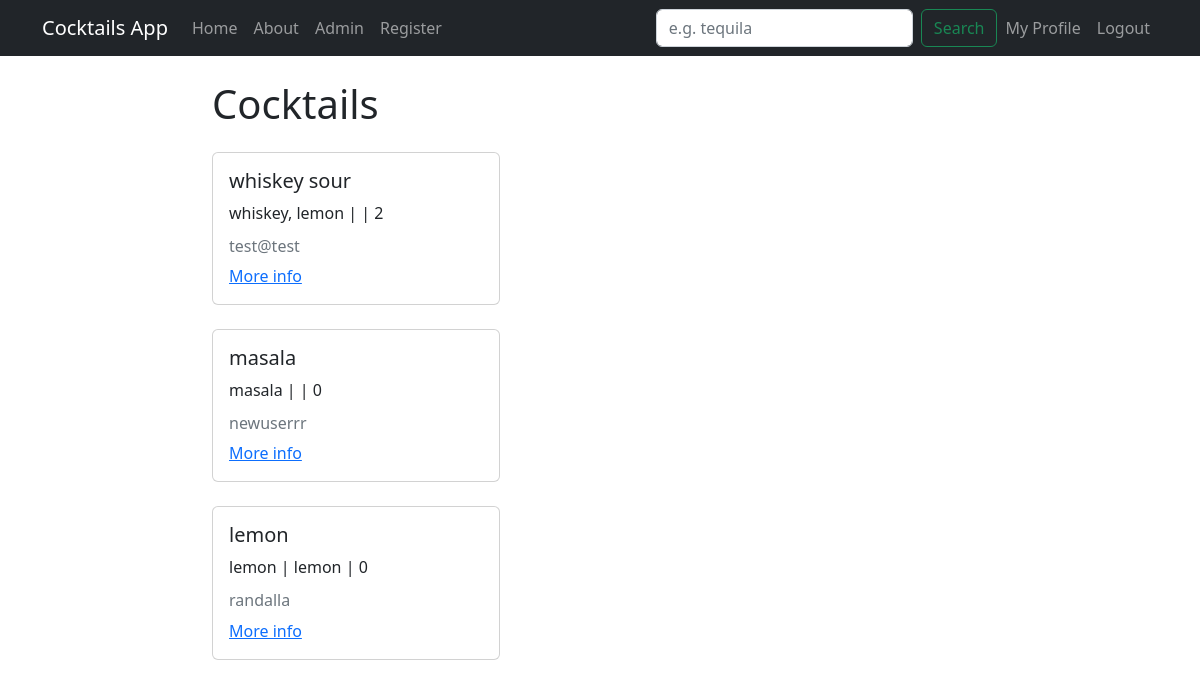
The app's page / (signed in) with its own data.
### cocktails/models.py (models this page shows, shortened)
class Cocktail(models.Model):
  name = models.CharField(max_length=100)
  notes = models.TextField(blank=True)
  ingredients = models.TextField()
  author = models.ForeignKey(User, on_delete=models.CASCADE)
  alcohol_content = models.TextField()

### cocktails/views.py (the view)
# urls.py: path('', views.CocktailListView.as_view(), name="cocktails-home"),
class CocktailListView(ListView):
  model = models.Cocktail
  template_name = 'cocktails/home.html'
  context_object_name = 'cocktails'

### cocktails/templates/cocktails/home.html
{% extends "cocktails/base.html" %}
{% block content %}
<h1>Cocktails</h1>
{% for cocktail in cocktails %}
<div class="card my-4" style="width: 18rem;">
    <div class="card-body">
      <h5 class="card-title"> {{cocktail.name}} </h5>
      <p class="card-text"> {{cocktail.ingredients}} | {{cocktail.notes}} | {{cocktail.alcohol_content}} </p>
      <h6 class="card-subtitle mb-2 text-muted"> {{cocktail.author}} </h6>
      <a href="{% url 'cocktails-detail' cocktail.pk %}" class="card-link">More info</a>
    </div>
  </div>
{% endfor %}
{% endblock content %}

### records on screen
Cocktail: name "whiskey sour", ingredients "whiskey, lemon", alcohol_content "2", author "test@test"
Cocktail: name "masala", ingredients "masala", alcohol_content "0", author "newuserrr"
Cocktail: name "lemon", ingredients "lemon", notes "lemon", alcohol_content "0", author "randalla"
